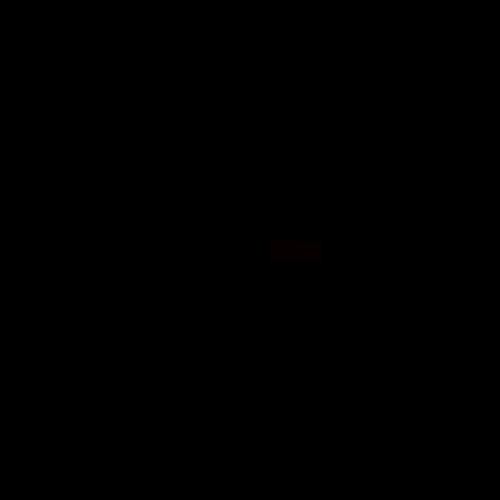
Frame 1 (no input)
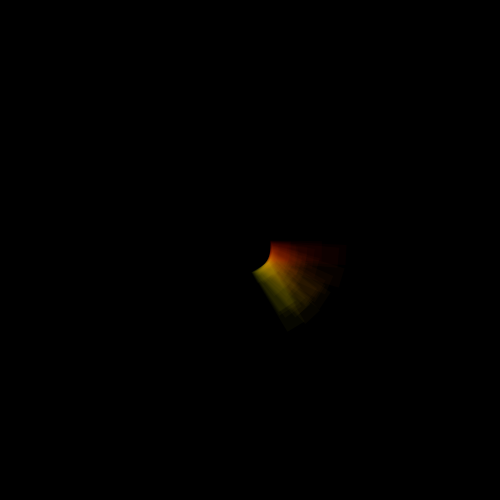
Frame 60 (the mouse pressed at the canvas centre just before this capture)
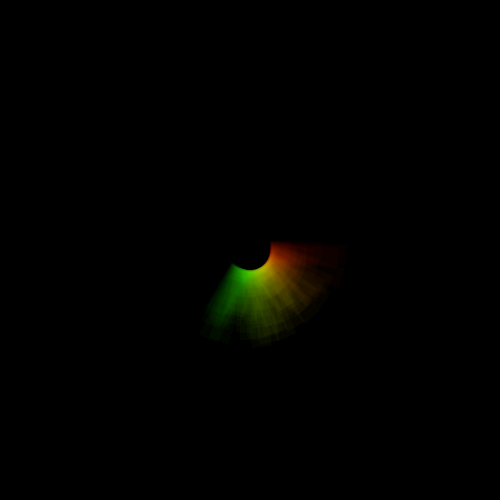
Frame 120 (the mouse held since frame 60 and released just before this capture)

The Processing sketch that drew these frames (run headless with seeded random() and noise(); from frame 60 on, the mouse is pressed at the canvas centre):

// Processing sketch: Transformation_03_colorwheel
// ── Transformation_03_colorwheel.pde
// Pivot Point is always 0,0
void setup() {
  size(500, 500);
  pixelDensity(2);
  colorMode(HSB,360);
  background(0,0,0);
}

void draw() {

  pushMatrix();
  translate(width/2, height/2);
  // rotate(radians(mouseX));
  rotate(radians(frameCount%360));
  noStroke();
  fill(frameCount%360, 360, 360, 10);
  rect(20, -10, random(0,80), 20);
  popMatrix();
}
